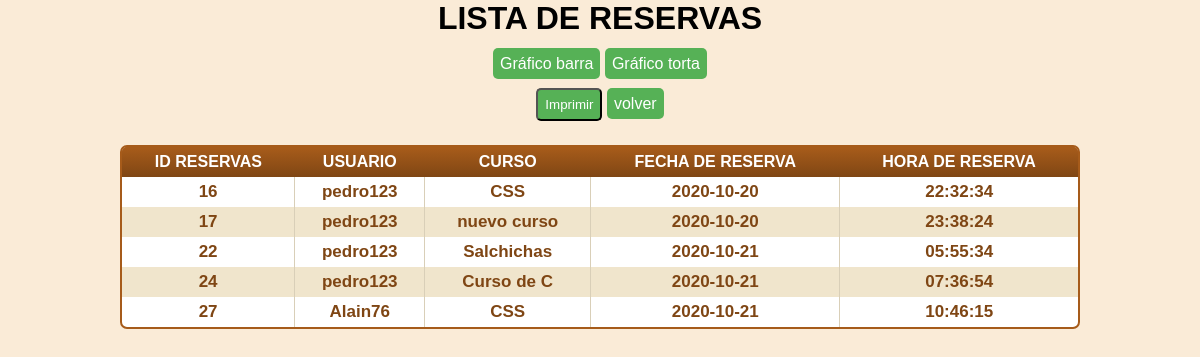
The page /adm/administrar_reservaciones.php on the database its author committed.
### tables this page shows
CREATE TABLE IF NOT EXISTS `reserva` (
  `id_res` int(11) NOT NULL AUTO_INCREMENT,
  `usuario_res` varchar(25) NOT NULL,
  `curso_res` varchar(25) NOT NULL,
  `fecha_res` date NOT NULL,
  `hora_res` time NOT NULL,
  `cupos` int(11) NOT NULL,
  `horarios` int(11) NOT NULL,
  `descuento` int(11) NOT NULL,
  `id_curso` int(11) NOT NULL,
  `comprado` varchar(2) NOT NULL,
  PRIMARY KEY (`id_res`)
);

### adm/administrar_reservaciones.php (the view, shortened to what this page needs)
<?php
require_once '../conexion.php';
$sql="SELECT * FROM reserva";
$listado=$conn->query($sql);
?>
<!DOCTYPE html>
<html lang="es">
<head>
    <link rel="stylesheet" href="../style/style.css">
    <link rel="stylesheet" href="../style/style1.css">
</head>
<body>
    <center>
        <h1>LISTA DE RESERVAS</h1><br>
        <a class="boton"  href="../graficos/index0.php">Gráfico barra</a>
        <a class="boton"  href="../graficos/index1.php">Gráfico torta</a><br>
        <input class="boton" type="submit" name="Imprimir" value="Imprimir" onclick="location.href='../controller/reportes_reservaciones.php'">
        <a class="boton"  href="../panel_de_control.php">volver</a><br>
    <div class="datagrid">
    <table >
            <thead>
                <tr>
                    <th>ID RESERVAS</th>
                    <th>USUARIO</th>
                    <th>CURSO</th>
                    <th>FECHA DE RESERVA</th>
                    <th>HORA DE RESERVA</th>
                </tr>
            </thead>
            <tbody>
                <?php
                if($listado->num_rows>0){
                    $ban=0;
                    while ($row=$listado->fetch_assoc()){
                        if ($ban%2==0) {
                ?>
                        <tr>
                            <td><?php echo $row['id_res'];?></td>
                            <td><?php echo $row['usuario_res'];?></td>
                            <td><?php echo $row['curso_res'];?></td>
                            <td><?php echo $row['fecha_res'];?></td>
                            <td><?php echo $row['hora_res'];?></td>
                        </tr>
                <?php
                        $ban++;
                        }
                        else{?>
                            <tr class="alt">
                                <td><?php echo $row['id_res'];?></td>
                                <td><?php echo $row['usuario_res'];?></td>
                                <td><?php echo $row['curso_res'];?></td>
                                <td><?php echo $row['fecha_res'];?></td>
                                <td><?php echo $row['hora_res'];?></td>
                            </tr>
                        <?php
                        $ban++;}
                    }
                }
                else{
                    echo "No existen datos en la tabla";
                }
                ?>
            </tbody>
        </table>
        </div>
    </center>
</body>
</html>

### style/style.css (style rules this page uses)
* { margin:0;; padding:0px; font-family: sans-serif; box-sizing: border-box; font-family: Arial, Helvetica, sans-serif; }
a { text-decoration: none; }
body { background-color: antiquewhite; }
.boton { text-decoration: none; background-color: #56B156; margin-top:15px; padding: 7px; margin-top:15px; color:white; border-radius: 5px; }

### style/style1.css (style rules this page uses)
.datagrid table { border-collapse: collapse; text-align: left; width: 100%; text-align: center; }
.datagrid { margin-top: 2em; font: normal 12px/150% Arial, Helvetica, sans-serif; background: #fff; overflow: hidden; border: 2px solid #A65B1A; -webkit-border-radius: 7px; -moz-border-radius: 7px; border-radius: 7px; width: 80%; text-align: center; }
.datagrid table td, .datagrid table th { padding: 6px 8px; }
.datagrid table thead th { background:-webkit-gradient( linear, left top, left bottom, color-stop(0.05, #A65B1A), color-stop(1, #7F4614) ); background:-moz-linear-gradient( center top, #A65B1A 5%, #7F4614 100% ); filter:progid:DXImageTransform.Microsoft.gradient(startColorstr='#A65B1A', endColorstr='#7F4614'); background-color:#A65B1A; color:#FFFFFF; font-size: 16px; font-weight: bold; border-left: 0px solid #BF691E; }
.datagrid table thead th:first-child { border: none; }
.datagrid table tbody td { color: #7F4614; border-left: 1px solid #D9CFB8; font-size: 17px; font-weight: bold; }
.datagrid table tbody .alt td { background: #F0E5CC; color: #7F4614; }
.datagrid table tbody td:first-child { border-left: none; }
.datagrid table tbody tr:last-child td { border-bottom: none; }

### rows shown on the page
reserva: id_res "16", usuario_res "pedro123", curso_res "CSS", fecha_res "2020-10-20", hora_res "22:32:34"
reserva: id_res "17", usuario_res "pedro123", curso_res "nuevo curso", fecha_res "2020-10-20", hora_res "23:38:24"
reserva: id_res "22", usuario_res "pedro123", curso_res "Salchichas", fecha_res "2020-10-21", hora_res "05:55:34"
reserva: id_res "24", usuario_res "pedro123", curso_res "Curso de C", fecha_res "2020-10-21", hora_res "07:36:54"
reserva: id_res "27", usuario_res "Alain76", curso_res "CSS", fecha_res "2020-10-21", hora_res "10:46:15"
